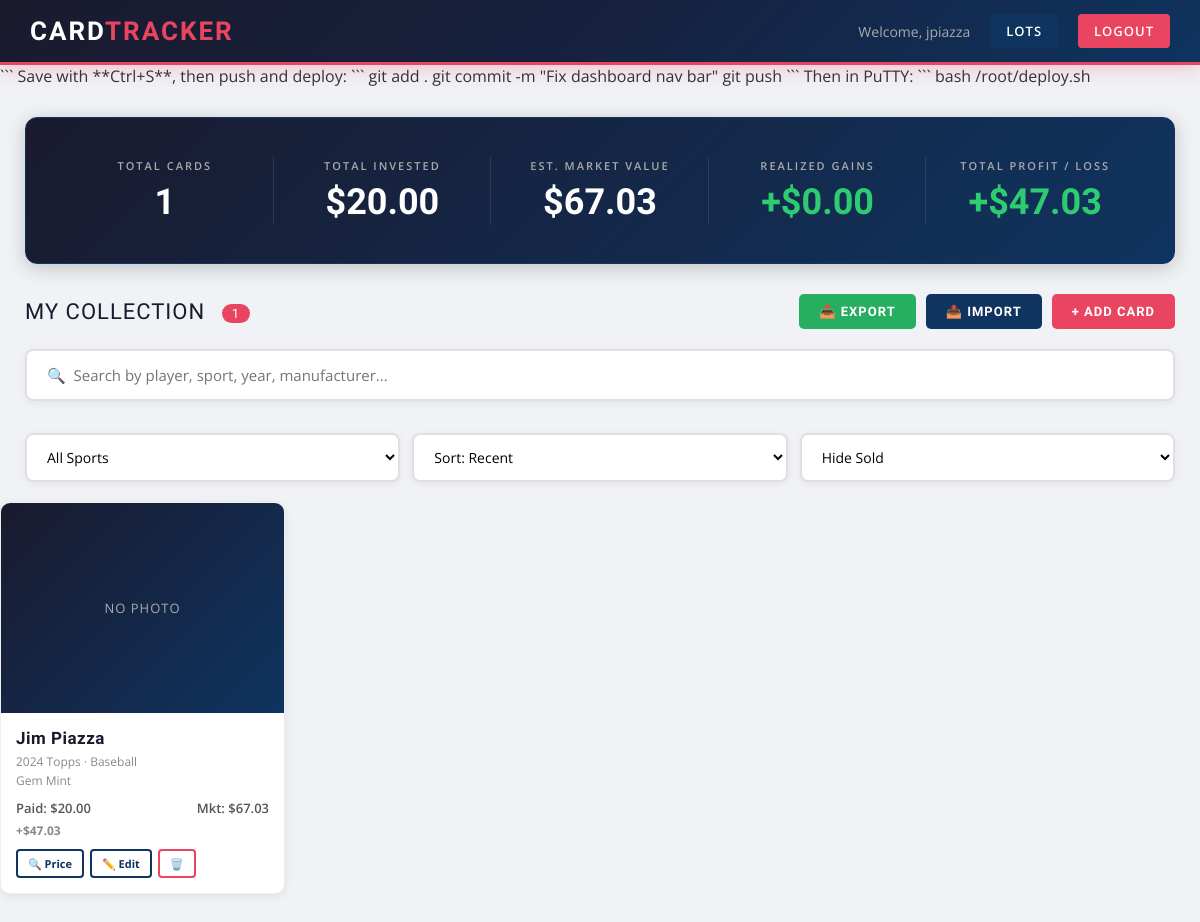
The page /dashboard (signed in) on the database its author committed.
### models.py (models this page shows, shortened)
class User(UserMixin, db.Model):
    id = db.Column(db.Integer, primary_key=True)
    email = db.Column(db.String(150), unique=True, nullable=False)
    username = db.Column(db.String(150), unique=True, nullable=False)
    password = db.Column(db.String(150), nullable=False)
    is_admin = db.Column(db.Boolean, default=False)
    date_joined = db.Column(db.DateTime, default=db.func.current_timestamp())
    cards = db.relationship('Card', backref='owner', lazy=True)
    lots = db.relationship('Lot', backref='owner', lazy=True)

class Card(db.Model):
    id = db.Column(db.Integer, primary_key=True)
    player_name = db.Column(db.String(150), nullable=False)
    sport = db.Column(db.String(50))
    year = db.Column(db.String(10))
    manufacturer = db.Column(db.String(100))
    condition = db.Column(db.String(50))
    buy_price = db.Column(db.Float, nullable=False)
    sell_price = db.Column(db.Float)
    photo_filename = db.Column(db.String(300))
    market_price = db.Column(db.Float)
    date_added = db.Column(db.DateTime, default=db.func.current_timestamp())
    user_id = db.Column(db.Integer, db.ForeignKey('user.id'), nullable=False)
    lot_id = db.Column(db.Integer, db.ForeignKey('lot.id'), nullable=True)
    notes = db.Column(db.String(1000))
    @property
    def profit_loss(self):
        if self.sell_price:
            return self.sell_price - self.buy_price
        elif self.market_price:
            return self.market_price - self.buy_price
        return None

### main.py (the view)
@main.route('/')
@main.route('/dashboard')
@login_required
def dashboard():
    sport_filter = request.args.get('sport', 'all')
    sort_by = request.args.get('sort', 'date')
    query = Card.query.filter_by(user_id=current_user.id)
    if sport_filter != 'all':
        query = query.filter_by(sport=sport_filter)
    if sort_by == 'value_high':
        cards = sorted(query.all(), key=lambda c: c.market_price or c.sell_price or c.buy_price, reverse=True)
    elif sort_by == 'value_low':
        cards = sorted(query.all(), key=lambda c: c.market_price or c.sell_price or c.buy_price)
    elif sort_by == 'profit_high':
        cards = sorted(query.all(), key=lambda c: c.profit_loss or 0, reverse=True)
    elif sort_by == 'profit_low':
        cards = sorted(query.all(), key=lambda c: c.profit_loss or 0)
    elif sort_by == 'name':
        cards = sorted(query.all(), key=lambda c: c.player_name)
    else:
        cards = query.order_by(Card.date_added.desc()).all()
    all_cards = Card.query.filter_by(user_id=current_user.id).all()
    total_invested = sum(card.buy_price for card in all_cards)
    est_market_value = sum(
        card.market_price or card.buy_price
        for card in all_cards
        if not card.sell_price
    )
    realized_gains = sum(
        card.sell_price - card.buy_price
        for card in all_cards
        if card.sell_price
    )
    total_value = sum(
        card.sell_price if card.sell_price
        else (card.market_price or card.buy_price)
        for card in all_cards
    )
    total_profit_loss = total_value - total_invested
    sports = ['Baseball', 'Basketball', 'Football', 'Hockey', 'Soccer', 'Other']
    return render_template('dashboard.html',
        cards=cards,
        total_invested=total_invested,
        total_value=total_value,
        total_profit_loss=total_profit_loss,
        est_market_value=est_market_value,
        realized_gains=realized_gains,
        sport_filter=sport_filter,
        sort_by=sort_by,
        sports=sports
    )

### app.py (called while the page is built)
def create_app():
    app = Flask(__name__)
    app.config['SECRET_KEY'] = os.getenv('SECRET_KEY', 'your-secret-key')
    app.config['SQLALCHEMY_DATABASE_URI'] = 'sqlite:///cards.db'
    app.config['UPLOAD_FOLDER'] = 'static/uploads'
    app.config['MAX_CONTENT_LENGTH'] = 16 * 1024 * 1024  # 16MB max
    db.init_app(app)
    login_manager = LoginManager()
    login_manager.login_view = 'auth.login'
    login_manager.init_app(app)
    @login_manager.user_loader
    def load_user(user_id):
        return User.query.get(int(user_id))
    from auth import auth as auth_blueprint
    app.register_blueprint(auth_blueprint)
    from main import main as main_blueprint
    app.register_blueprint(main_blueprint)
    from admin import admin as admin_blueprint
    app.register_blueprint(admin_blueprint)
    with app.app_context():
        db.create_all()
    return app

### templates/dashboard.html (shortened to what this page needs)
<!DOCTYPE html>
<html>
<head>
    <link rel="stylesheet" href="{{ url_for('static', filename='css/style.css') }}">
</head>
<body>
    <nav>
        <h1>Card<span>Tracker</span></h1>
        <div class="nav-right">
            <span>Welcome, {{ current_user.username }}</span>
            <a href="{{ url_for('main.lots') }}" style="background:#0f3460;">Lots</a>
            <a href="{{ url_for('auth.logout') }}">Logout</a>
        </div>
    </nav>
```
Save with **Ctrl+S**, then push and deploy:
```
git add .
git commit -m "Fix dashboard nav bar"
git push
```
Then in PuTTY:
```
bash /root/deploy.sh
    <div class="page-wrapper">
        <div class="dashboard-container">
            <div class="stats-banner">
    <div class="stat-block">
        <div class="stat-label">Total Cards</div>
        <div class="stat-value">{{ cards|length }}</div>
    </div>
    <div class="stat-block">
        <div class="stat-label">Total Invested</div>
        <div class="stat-value">${{ "%.2f"|format(total_invested) }}</div>
    </div>
    <div class="stat-block">
        <div class="stat-label">Est. Market Value</div>
        <div class="stat-value">${{ "%.2f"|format(est_market_value) }}</div>
    </div>
    <div class="stat-block">
        <div class="stat-label">Realized Gains</div>
        <div class="stat-value {% if realized_gains >= 0 %}profit{% else %}loss{% endif %}">
            {% if realized_gains >= 0 %}+{% endif %}${{ "%.2f"|format(realized_gains) }}
        </div>
    </div>
    <div class="stat-block">
        <div class="stat-label">Total Profit / Loss</div>
        <div class="stat-value {% if total_profit_loss >= 0 %}profit{% else %}loss{% endif %}">
            {% if total_profit_loss >= 0 %}+{% endif %}${{ "%.2f"|format(total_profit_loss) }}
        </div>
    </div>
</div>
            <div class="section-header">
                <div class="section-title">
                    My Collection <span>{{ cards|length }}</span>
                </div>
                <div style="display:flex; gap:10px;">
    <a href="{{ url_for('main.export_csv') }}" class="btn btn-export">📥 Export</a>
    <a href="{{ url_for('main.import_cards') }}" class="btn" style="background:#0f3460;">📤 Import</a>
    <a href="{{ url_for('main.add_card') }}" class="btn">+ Add Card</a>
</div>
            </div>
            <div class="filter-bar">
    <div class="search-bar-wrapper">
        <input type="text" id="cardSearch" placeholder="🔍  Search by player, sport, year, manufacturer..." onkeyup="filterCards()">
    </div>
    <div class="filter-controls">
        <select onchange="applyFilter(this.value, '{{ sort_by }}')" class="filter-select">
            <option value="all" {% if sport_filter == 'all' %}selected{% endif %}>All Sports</option>
        </select>
        <select onchange="applyFilter('{{ sport_filter }}', this.value)" class="filter-select">
            <option value="date" {% if sort_by == 'date' %}selected{% endif %}>Sort: Recent</option>
        </select>
        <select onchange="toggleSold(this.value)" class="filter-select">
            <option value="hide">Hide Sold</option>
        </select>
    </div>
    </div>
</div>
            {% if cards %}
            <div class="card-grid">
                {% for card in cards %}
                <div class="card-item">
                    {% if card.photo_filename %}
                        <img src="{{ url_for('static', filename='uploads/' + card.photo_filename) }}" alt="{{ card.player_name }}">
                    {% else %}
                        <div class="no-photo">No Photo</div>
                    {% endif %}
                    <div class="card-info">
                        <h3><a href="{{ url_for('main.card_detail', card_id=card.id) }}" class="card-link">{{ card.player_name }}</a></h3>
                        <p>{{ card.year }} {{ card.manufacturer }} · {{ card.sport }}</p>
                        <p>{{ card.condition }}</p>
                        <div class="card-prices">
                            <span>Paid: ${{ "%.2f"|format(card.buy_price) }}</span>
                            {% if card.market_price %}
                                <span>Mkt: ${{ "%.2f"|format(card.market_price) }}</span>
                            {% endif %}
                        </div>
                        {% if card.profit_loss is not none %}
                            <p class="{% if card.profit_loss >= 0 %}profit-text{% else %}loss-text{% endif %}">
                                {% if card.profit_loss >= 0 %}+{% endif %}${{ "%.2f"|format(card.profit_loss) }}
                            </p>
                        {% endif %}
                        <div class="card-actions">
                            <a href="{{ url_for('main.search_price', card_id=card.id) }}" class="btn-search">🔍 Price</a>
                            <a href="{{ url_for('main.edit_card', card_id=card.id) }}" class="btn-search">✏️ Edit</a>
                            <a href="{{ url_for('main.delete_card', card_id=card.id) }}" class="btn-delete" onclick="return confirm('Delete this card?')">🗑️</a>
                        </div>
                    </div>
                </div>
                {% endfor %}
            </div>
            {% else %}
            <div class="empty-state">
                <p>No cards in your collection yet.</p>
                <a href="{{ url_for('main.add_card') }}" class="btn">+ Add Your First Card</a>
            </div>
            {% endif %}
        </div>
</body>
</html>

### rows shown on the page
User: username "jpiazza"
Card: shows "NO PHOTO", player_name "Jim Piazza", year "2024", manufacturer "Topps", sport "Baseball", condition "Gem Mint", buy_price "20.00", market_price "67.03", profit_loss "47.03"

### other values the page prints
{{ cards|length }} "1"
{{ "%.2f"|format(total_invested) }} "20.00"
{{ "%.2f"|format(est_market_value) }} "67.03"
{{ "%.2f"|format(realized_gains) }} "0.00"
{{ "%.2f"|format(total_profit_loss) }} "47.03"
